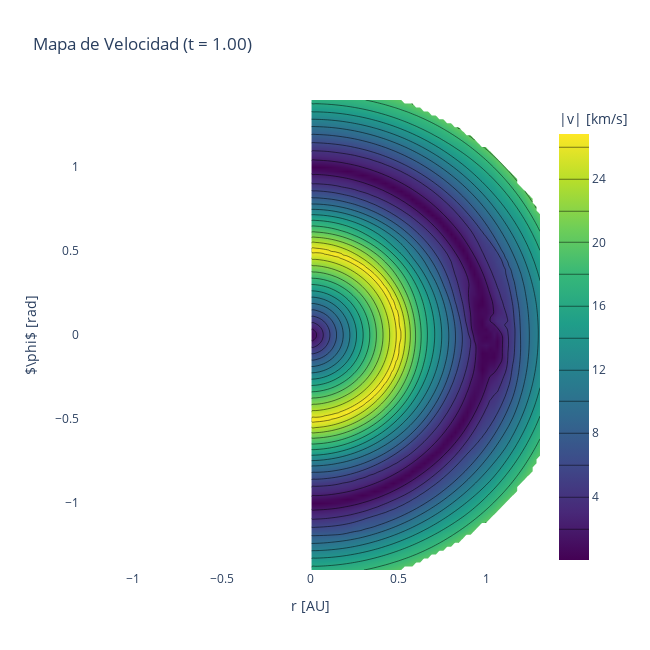

Here is the notebook cell this chart was saved with:
### Code cell
# Crear la animación del campo de densidad
# Crear instancia de Visualize
visualizer = Visualize(simXZ.data_handler)
visualizer.velocity(
    var1_min=-1.3,
    var1_max=1.3,
    var2_min=-1.4,
    var2_max=1.4,
    res=120,
    time=1
)
